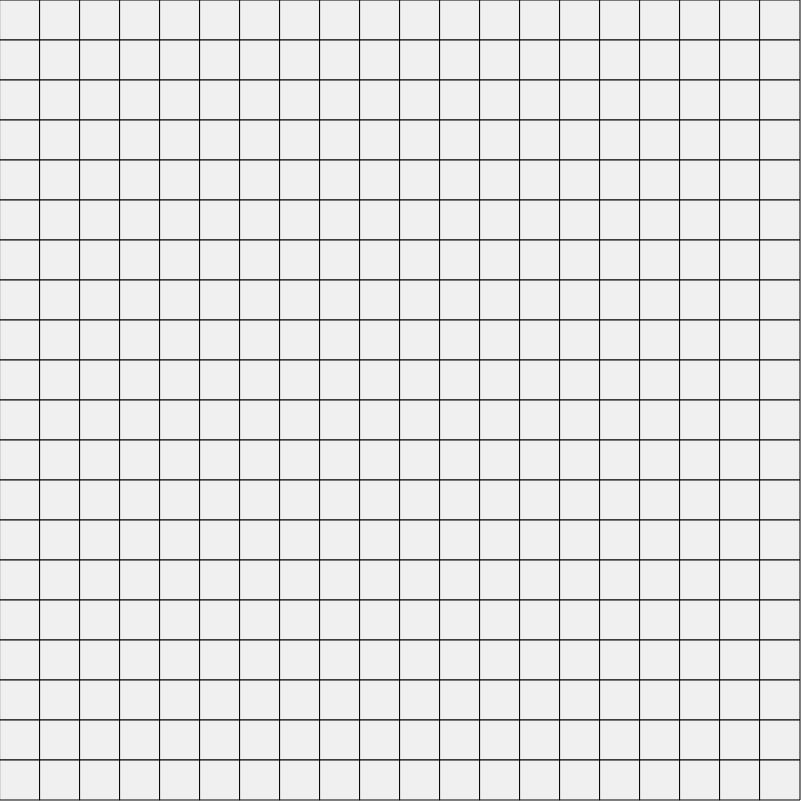
Frame 1 (no input)
Frame 60 (no input): identical to frame 1, image omitted
Frame 120 (the mouse pressed at the canvas centre since frame 60): identical to frame 1, image omitted

The p5.js sketch that drew this single still picture (run headless with seeded random() and noise() and a simulated clock; from frame 60 on, the mouse is pressed at the canvas centre):

// p5.js sketch
// ── sketch.js
let grid;
let col;
let row;
let w = 40;
let totalBombs = 60; 

function create2DArray(col, row) {
    let arr = new Array(col);
    for (let i = 0; i < arr.length; i++) {
        arr[i] = new Array(row);
    }
    return arr;
}



function setup() {
    createCanvas(801, 801);
    col = floor(width / w);
    row = floor(height / w);
    grid = create2DArray(col, row);
    for (let i = 0; i < col; i++){
        for (let j = 0; j < row; j++){
            grid[i][j] = new Cell(i, j, w);
        }
    }

    let options = [];
    for (let i = 0; i < col; i++) {
        for (let j = 0; j < row; j++) {
            options.push([i,j])
        }
    }
    // plasser ut totalBombs
    for (let n = 0; n < totalBombs; n++) {
        let index = floor(random(options.length));
        let choice = options[index];
        let i = choice[0];
        let j = choice[1];
        // sletter plasseringen for å fjerne den som alternativ
        options.splice(index, 1);
        grid[i][j].bomb = true;
    }

    for (let i = 0; i < col; i++){
        for (let j = 0; j < row; j++){
            grid[i][j].countBombs();
        }
    }
}

function gameOver() {
    for (let i = 0; i < col; i++) {
        for (let j = 0; j < row; j++) {
            grid[i][j].revealed = true;
            // alert("Du tapte")
            
        }
    }
}

function mousePressed() {
    for (let i = 0; i < col; i++) {
        for (let j = 0; j < row; j++) {
            if (grid[i][j].contains(mouseX, mouseY)) {
                grid[i][j].reveal();

                if (grid[i][j].bomb) {
                    gameOver();
                }
            };
        }
    }
}

function draw() {
    background(255);
    for (let i = 0; i < col; i++){
        for (let j = 0; j < row; j++){
            grid[i][j].show();
        }
    }
}
// ── cell.js
function Cell(i, j, w) {
    this.i = i;
    this.j = j;
    this.x = i * w;
    this.y = j * w;
    this.w = w;
    this.neighbourCount = 0;
    this.bee = false;
    this.revealed = false;
};

Cell.prototype.show = function () {
    stroke(0);
    fill(240);
    rect(this.x, this.y, this.w, this.w)
    if (this.revealed) {
        if (this.bomb) {
            fill(127)
            stroke(0)
            ellipse(this.x + this.w*0.5, this.y + this.w*0.5, this.w * 0.5);
        } else {
            fill(200);
            rect(this.x, this.y, this.w, this.w);
            if (this.neighbourCount > 0) { 
                textAlign(CENTER);
                textSize(25)
                fill(0);
                text(this.neighbourCount, this.x + this.w * 0.5, this.y + this.w - 10);
            }
        }
    }
};

Cell.prototype.countBombs = function () {
    if (this.bomb) {
        this.neighbourCount = -1;
        return;
    }
    var total = 0;
    for (let xOffset = -1; xOffset <= 1; xOffset++) {
        for (let yOffset = -1; yOffset <= 1; yOffset++) {
            var i = this.i + xOffset;
            var j = this.j + yOffset;
            if (i > -1 && i < col && j > -1 && j < row){
            let neighbour = grid[i][j];
            if (neighbour.bomb) {
                total++;
                }
            }
        }
    }
    this.neighbourCount = total;
}

Cell.prototype.contains = function (x, y) {
    return (x > this.x && x < this.x + this.w && y > this.y && y < this.y + this.w)
};
Cell.prototype.reveal = function () {
    this.revealed = true;
    //flood fill algoritme
    if (this.neighbourCount == 0) {
        this.floodFill();
    }
};

Cell.prototype.floodFill = function () {
    for (let xOffset = -1; xOffset <= 1; xOffset++) {
        for (let yOffset = -1; yOffset <= 1; yOffset++) {
            var i = this.i + xOffset;
            var j = this.j + yOffset;
            if (i > -1 && i < col && j > -1 && j < row) {
                let neighbour = grid[i][j];
                if (!neighbour.bomb && !neighbour.revealed) {
                    neighbour.reveal();
                }
            }
        }
    }
}
